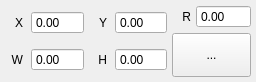
<?xml version="1.0" encoding="UTF-8"?>
<ui version="4.0">
 <class>TransformWidget</class>
 <widget class="QFrame" name="TransformWidget">
  <property name="geometry">
   <rect>
    <x>0</x>
    <y>0</y>
    <width>256</width>
    <height>82</height>
   </rect>
  </property>
  <property name="windowTitle">
   <string>Frame</string>
  </property>
  <layout class="QHBoxLayout" name="horizontalLayout">
   <property name="spacing">
    <number>5</number>
   </property>
   <property name="leftMargin">
    <number>5</number>
   </property>
   <property name="topMargin">
    <number>5</number>
   </property>
   <property name="rightMargin">
    <number>5</number>
   </property>
   <property name="bottomMargin">
    <number>5</number>
   </property>
   <item>
    <layout class="QVBoxLayout" name="verticalLayout">
     <property name="spacing">
      <number>8</number>
     </property>
     <item>
      <layout class="QHBoxLayout" name="horizontalLayout_2">
       <item>
        <widget class="QLabel" name="label_10">
         <property name="sizePolicy">
          <sizepolicy hsizetype="Expanding" vsizetype="Preferred">
           <horstretch>1</horstretch>
           <verstretch>0</verstretch>
          </sizepolicy>
         </property>
         <property name="text">
          <string>X</string>
         </property>
         <property name="alignment">
          <set>Qt::AlignRight|Qt::AlignTrailing|Qt::AlignVCenter</set>
         </property>
        </widget>
       </item>
       <item>
        <widget class="QDoubleSpinBox" name="doubleSpinBox_2">
         <property name="sizePolicy">
          <sizepolicy hsizetype="Expanding" vsizetype="Fixed">
           <horstretch>3</horstretch>
           <verstretch>0</verstretch>
          </sizepolicy>
         </property>
         <property name="buttonSymbols">
          <enum>QAbstractSpinBox::NoButtons</enum>
         </property>
        </widget>
       </item>
      </layout>
     </item>
     <item>
      <layout class="QHBoxLayout" name="horizontalLayout_3">
       <item>
        <widget class="QLabel" name="label_11">
         <property name="sizePolicy">
          <sizepolicy hsizetype="Expanding" vsizetype="Preferred">
           <horstretch>1</horstretch>
           <verstretch>0</verstretch>
          </sizepolicy>
         </property>
         <property name="text">
          <string>W</string>
         </property>
         <property name="alignment">
          <set>Qt::AlignRight|Qt::AlignTrailing|Qt::AlignVCenter</set>
         </property>
        </widget>
       </item>
       <item>
        <widget class="QDoubleSpinBox" name="doubleSpinBox_3">
         <property name="sizePolicy">
          <sizepolicy hsizetype="Expanding" vsizetype="Fixed">
           <horstretch>3</horstretch>
           <verstretch>0</verstretch>
          </sizepolicy>
         </property>
         <property name="buttonSymbols">
          <enum>QAbstractSpinBox::NoButtons</enum>
         </property>
        </widget>
       </item>
      </layout>
     </item>
    </layout>
   </item>
   <item>
    <layout class="QVBoxLayout" name="verticalLayout_2">
     <property name="spacing">
      <number>8</number>
     </property>
     <item>
      <layout class="QHBoxLayout" name="horizontalLayout_4">
       <item>
        <widget class="QLabel" name="label_12">
         <property name="sizePolicy">
          <sizepolicy hsizetype="Expanding" vsizetype="Preferred">
           <horstretch>1</horstretch>
           <verstretch>0</verstretch>
          </sizepolicy>
         </property>
         <property name="text">
          <string>Y</string>
         </property>
         <property name="alignment">
          <set>Qt::AlignRight|Qt::AlignTrailing|Qt::AlignVCenter</set>
         </property>
        </widget>
       </item>
       <item>
        <widget class="QDoubleSpinBox" name="doubleSpinBox_5">
         <property name="sizePolicy">
          <sizepolicy hsizetype="Expanding" vsizetype="Fixed">
           <horstretch>3</horstretch>
           <verstretch>0</verstretch>
          </sizepolicy>
         </property>
         <property name="buttonSymbols">
          <enum>QAbstractSpinBox::NoButtons</enum>
         </property>
        </widget>
       </item>
      </layout>
     </item>
     <item>
      <layout class="QHBoxLayout" name="horizontalLayout_5">
       <item>
        <widget class="QLabel" name="label_13">
         <property name="sizePolicy">
          <sizepolicy hsizetype="Expanding" vsizetype="Preferred">
           <horstretch>1</horstretch>
           <verstretch>0</verstretch>
          </sizepolicy>
         </property>
         <property name="text">
          <string>H</string>
         </property>
         <property name="alignment">
          <set>Qt::AlignRight|Qt::AlignTrailing|Qt::AlignVCenter</set>
         </property>
        </widget>
       </item>
       <item>
        <widget class="QDoubleSpinBox" name="doubleSpinBox">
         <property name="sizePolicy">
          <sizepolicy hsizetype="Expanding" vsizetype="Fixed">
           <horstretch>3</horstretch>
           <verstretch>0</verstretch>
          </sizepolicy>
         </property>
         <property name="buttonSymbols">
          <enum>QAbstractSpinBox::NoButtons</enum>
         </property>
        </widget>
       </item>
      </layout>
     </item>
    </layout>
   </item>
   <item>
    <layout class="QVBoxLayout" name="verticalLayout_5">
     <property name="leftMargin">
      <number>0</number>
     </property>
     <item>
      <layout class="QHBoxLayout" name="horizontalLayout_6">
       <item>
        <widget class="QLabel" name="label_14">
         <property name="sizePolicy">
          <sizepolicy hsizetype="Expanding" vsizetype="Preferred">
           <horstretch>1</horstretch>
           <verstretch>0</verstretch>
          </sizepolicy>
         </property>
         <property name="text">
          <string>R</string>
         </property>
         <property name="alignment">
          <set>Qt::AlignRight|Qt::AlignTrailing|Qt::AlignVCenter</set>
         </property>
        </widget>
       </item>
       <item>
        <widget class="QDoubleSpinBox" name="doubleSpinBox_4">
         <property name="sizePolicy">
          <sizepolicy hsizetype="Minimum" vsizetype="Fixed">
           <horstretch>3</horstretch>
           <verstretch>0</verstretch>
          </sizepolicy>
         </property>
         <property name="buttonSymbols">
          <enum>QAbstractSpinBox::NoButtons</enum>
         </property>
        </widget>
       </item>
      </layout>
     </item>
     <item>
      <widget class="QToolButton" name="btnLock">
       <property name="sizePolicy">
        <sizepolicy hsizetype="Minimum" vsizetype="Minimum">
         <horstretch>0</horstretch>
         <verstretch>0</verstretch>
        </sizepolicy>
       </property>
       <property name="text">
        <string>...</string>
       </property>
       <property name="icon">
        <iconset resource="../../qml.qrc">
         <normaloff>:/images/icon-lock.png</normaloff>:/images/icon-lock.png</iconset>
       </property>
      </widget>
     </item>
    </layout>
   </item>
  </layout>
 </widget>
 <resources>
  <include location="../../qml.qrc"/>
 </resources>
 <connections/>
</ui>
